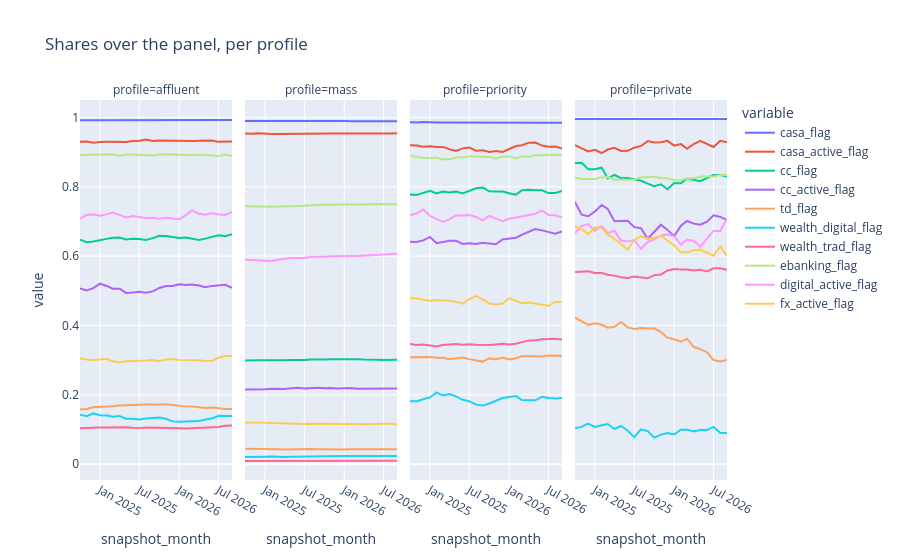

Notebook source saved alongside this figure:
### Markdown cell above
## 3. Holdings and chains
Shares per profile should sit near the spec and stay flat (digital activity trends up by design:
the drift trap). Statuses split never / churned / active; loans mostly one account.

### Code cell
flags = [
    "casa_flag",
    "casa_active_flag",
    "cc_flag",
    "cc_active_flag",
    "td_flag",
    "wealth_digital_flag",
    "wealth_trad_flag",
    "ebanking_flag",
    "digital_active_flag",
    "fx_active_flag",
]
hold = read_output(
    str(DATA),
    "mart",
    [
        "client_id",
        "snapshot_month",
        "subsegment",
        *flags,
        "loan_personal_cnt",
        "loan_auto_cnt",
        "loan_home_cnt",
        "td_status",
        "product_cnt",
    ],
    client_sample=5,
)
hold = hold.assign(profile=hold["subsegment"].map(PROFILE_OF))
months = sorted(hold["snapshot_month"].unique())
ends = hold[hold["snapshot_month"].isin([months[0], months[-1]])]
loans = {f"{k}_cnt": lambda s: (s > 0).mean() for k in ["loan_personal", "loan_auto", "loan_home"]}
shares = ends.groupby(["profile", "snapshot_month"]).agg({**{f: "mean" for f in flags}, **loans})
display(shares.round(3))
monthly = hold.groupby(["snapshot_month", "profile"])[flags].mean().reset_index()
px.line(
    monthly.melt(["snapshot_month", "profile"]),
    x="snapshot_month",
    y="value",
    color="variable",
    facet_col="profile",
    title="Shares over the panel, per profile",
).show()
display(hold["td_status"].value_counts(normalize=True).round(3).to_frame("term deposit status"))
